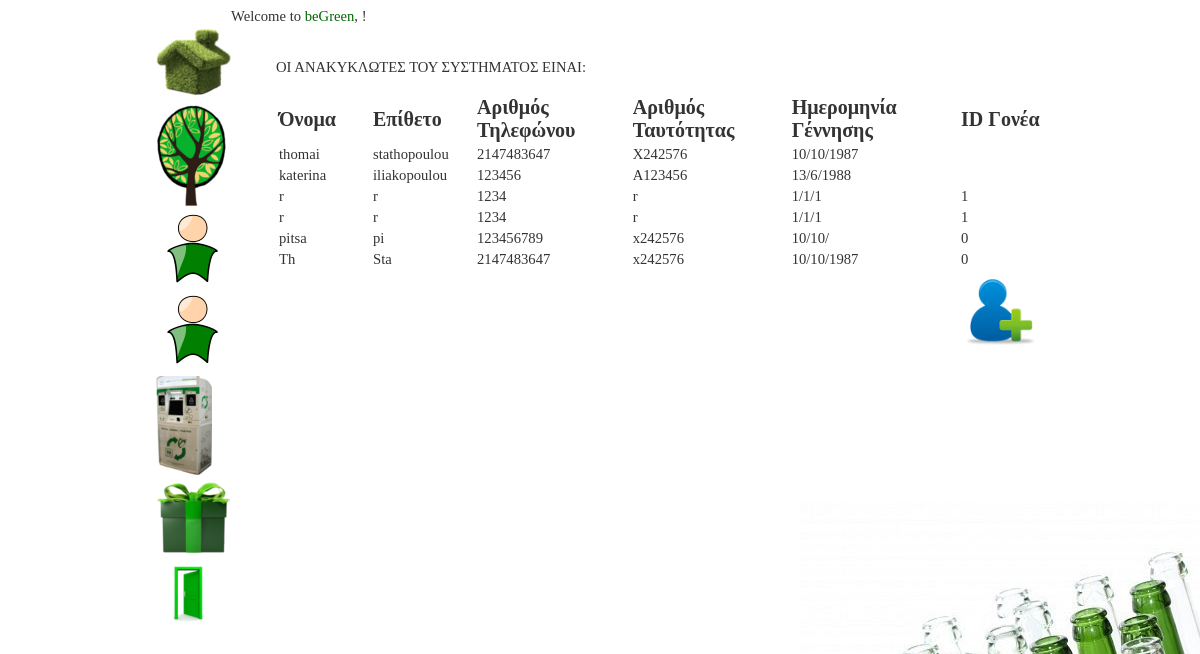
Screenshot of /worker/recyclers.php with the database file from the repository.
### tables this page shows
CREATE TABLE IF NOT EXISTS `person` (
  `ID` int(11) NOT NULL AUTO_INCREMENT,
  `name` text NOT NULL,
  `surname` text NOT NULL,
  `phone_number` int(10) NOT NULL,
  `municipality` int(11) NOT NULL,
  `date_of_birth` text NOT NULL,
  `gender` bit(1) NOT NULL,
  `identity_number` text,
  `parent` int(11) DEFAULT NULL,
  PRIMARY KEY (`ID`)
);

### worker/recyclers.php (the view)
<?php
    include "header.php";
	echo "Welcome to <span id=\"bgreen\">beGreen</span>, ".htmlspecialchars($_SESSION['name'])."!";
	$sql = "SELECT name, surname, phone_number, identity_number, date_of_birth,	parent
					FROM Recycler, Person WHERE Person.ID=Recycler.ID";
			$result = mysql_query($sql);
			?> <div id="stoixeia"><?php
			echo "</br></br>ΟΙ ΑΝΑΚΥΚΛΩΤΕΣ ΤΟΥ ΣΥΣΤΗΜΑΤΟΣ EINAI:</br></br>";
	?>
	<table>
	<tr id="first_row">
	<td id='emp_name'>Όνομα</td>
	<td id='emp_sur'>Επίθετο</td>
	<td id='phone'>Αριθμός Τηλεφώνου</td>
	<td id='id_num'>Αριθμός Ταυτότητας</td>
	<td id='birth'>Ημερομηνία Γέννησης</td>
	<td id='parent'>ID Γονέα</td>
	</tr>
		<?php
			while ($row = mysql_fetch_assoc($result)) {
		?>
		<tr>
		<td><?php echo $row['name']; ?></td>
		<td><?php echo $row['surname']; ?></td>
		<td><?php echo $row['phone_number']; ?></td>
		<td><?php echo $row['identity_number']; ?></td>
		<td><?php echo $row['date_of_birth']; ?></td>
		<td><?php echo $row['parent']; ?></td>
		</tr>
		<?php } ?>
		<tr>
		<td></td><td></td><td></td><td></td><td></td><td><FORM action="insert_user.php" method="post">
			<INPUT TYPE="image" VALUE="insert" src="eikones/add_user.png" class="insert">
			</FORM></td>
		</tr>
	</table>
		</div>
<?php
    include "footer.php";
?>

### worker/styledb.css (style rules this page uses)
body { font-family: Candara, Calibri; color: #333; font-size:11pt; background-image:url('eikones/bottles.jpg'); background-repeat:no-repeat; background-attachment:fixed; background-position:right bottom; }
span#bgreen { font-family: Berlin Sans FB Demi, Calibri; color: #006600; }
tr#first_row { font-weight:bold; font-size:20px; }
td#emp_name { width:90px; }
td#emp_sur { width:100px; }
div#stoixeia { margin-left:120px; }

### rows the page displays
person: name "thomai", surname "stathopoulou", phone_number "2147483647", identity_number "X242576", date_of_birth "10/10/1987"
person: name "katerina", surname "iliakopoulou", phone_number "123456", identity_number "A123456", date_of_birth "13/6/1988"
person: name "r", surname "r", phone_number "1234", identity_number "r", date_of_birth "1/1/1", parent "1"
person: name "r", surname "r", phone_number "1234", identity_number "r", date_of_birth "1/1/1", parent "1"
person: name "pitsa", surname "pi", phone_number "123456789", identity_number "x242576", date_of_birth "10/10/", parent "0"
person: name "Th", surname "Sta", phone_number "2147483647", identity_number "x242576", date_of_birth "10/10/1987", parent "0"
